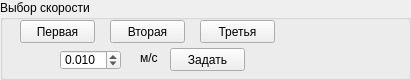
     <widget class="QGroupBox" name="groupBox">
      <property name="geometry">
       <rect>
        <x>140</x>
        <y>10</y>
        <width>411</width>
        <height>80</height>
       </rect>
      </property>
      <property name="title">
       <string>Выбор скорости</string>
      </property>
      <widget class="QPushButton" name="v1Button">
       <property name="geometry">
        <rect>
         <x>20</x>
         <y>20</y>
         <width>75</width>
         <height>23</height>
        </rect>
       </property>
       <property name="text">
        <string>Первая</string>
       </property>
       <property name="checkable">
        <bool>true</bool>
       </property>
      </widget>
      <widget class="QPushButton" name="v2Button">
       <property name="geometry">
        <rect>
         <x>110</x>
         <y>20</y>
         <width>75</width>
         <height>23</height>
        </rect>
       </property>
       <property name="text">
        <string>Вторая</string>
       </property>
       <property name="checkable">
        <bool>true</bool>
       </property>
      </widget>
      <widget class="QPushButton" name="v3Button">
       <property name="geometry">
        <rect>
         <x>200</x>
         <y>20</y>
         <width>75</width>
         <height>23</height>
        </rect>
       </property>
       <property name="text">
        <string>Третья</string>
       </property>
       <property name="checkable">
        <bool>true</bool>
       </property>
      </widget>
      <widget class="QDoubleSpinBox" name="vBox">
       <property name="geometry">
        <rect>
         <x>60</x>
         <y>50</y>
         <width>61</width>
         <height>20</height>
        </rect>
       </property>
       <property name="decimals">
        <number>3</number>
       </property>
       <property name="minimum">
        <double>0.000000000000000</double>
       </property>
       <property name="maximum">
        <double>1.000000000000000</double>
       </property>
       <property name="singleStep">
        <double>0.005000000000000</double>
       </property>
       <property name="value">
        <double>0.010000000000000</double>
       </property>
      </widget>
      <widget class="QPushButton" name="vSetButton">
       <property name="geometry">
        <rect>
         <x>170</x>
         <y>48</y>
         <width>75</width>
         <height>23</height>
        </rect>
       </property>
       <property name="text">
        <string>Задать</string>
       </property>
       <property name="checkable">
        <bool>false</bool>
       </property>
      </widget>
      <widget class="QLabel" name="label_33">
       <property name="geometry">
        <rect>
         <x>140</x>
         <y>50</y>
         <width>21</width>
         <height>16</height>
        </rect>
       </property>
       <property name="text">
        <string>м/с</string>
       </property>
      </widget>
     </widget>
